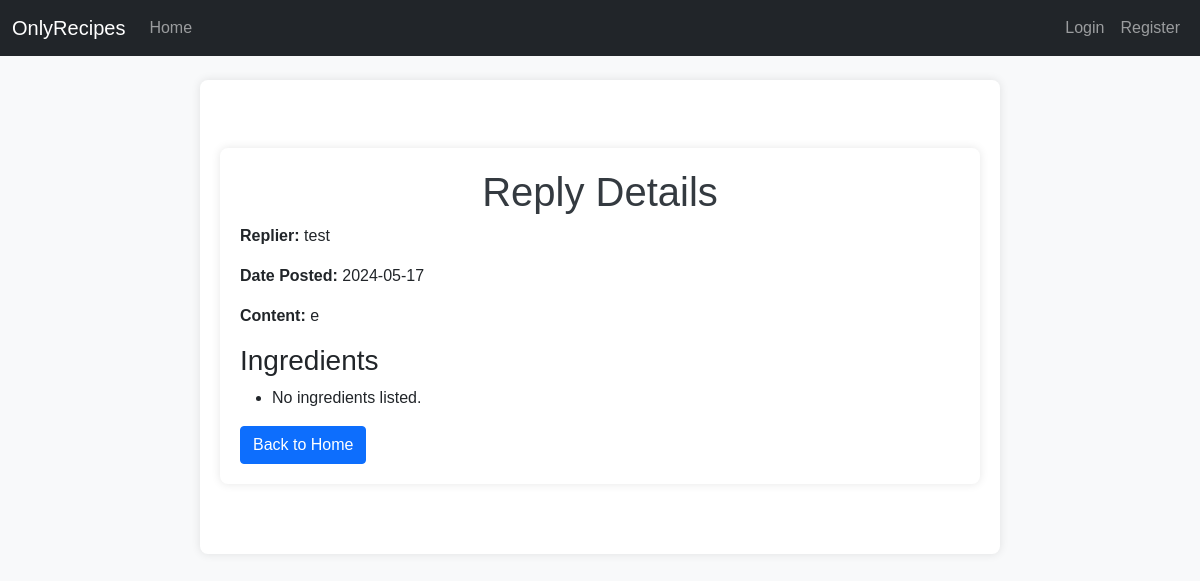
The page /view_reply/2 on the database its author committed.
### app/models.py (models this page shows, shortened)
class User(db.Model, UserMixin):
    id = db.Column(db.Integer, primary_key=True)
    username = db.Column(db.String(80), unique=True, nullable=False)
    email = db.Column(db.String(120), unique=True, nullable=False)
    password_hash = db.Column(db.String(128))
    recipe_requests = db.relationship('RecipeRequest', backref='author', lazy=True)
    replies = db.relationship('RecipeReply', backref='replier', lazy=True)
    recipes = db.relationship('Recipe', backref='author', lazy=True)

class RecipeReply(db.Model):
    id = db.Column(db.Integer, primary_key=True)
    content = db.Column(db.Text, nullable=False)
    created_at = db.Column(db.DateTime, default=datetime.utcnow)
    request_id = db.Column(db.Integer, db.ForeignKey('recipe_request.id'), nullable=False)
    user_id = db.Column(db.Integer, db.ForeignKey('user.id'), nullable=False)

### app/routes.py (the view)
@bp.route('/view_reply/<int:id>', methods=['GET'])
def view_reply(id):
    reply = RecipeReply.query.get_or_404(id)
    return render_template('view_reply.html', reply=reply)

### app/templates/view_reply.html
{% extends "base.html" %}
{% block content %}
<div class="container mt-5">
    <div class="row">
        <div class="col-md-12">
            <h1>Reply Details</h1>
            <p><strong>Replier:</strong> {{ reply.replier.username }}</p>
            <p><strong>Date Posted:</strong> {{ reply.created_at.strftime('%Y-%m-%d') }}</p>
            <p><strong>Content:</strong> {{ reply.content }}</p>
            <h3>Ingredients</h3>
            <ul>
                {% for ingredient in reply.ingredients %}
                    <li>{{ ingredient.name }}</li>
                {% else %}
                    <li>No ingredients listed.</li>
                {% endfor %}
            </ul>
            <a href="{{ url_for('main.index') }}" class="btn btn-primary">Back to Home</a>
        </div>
    </div>
</div>
{% endblock %}

### app/static/css/styles.css (style rules this page uses)
body { font-family: Arial, sans-serif; background-color: #f8f9fa; margin: 0; padding: 0; }
.container { max-width: 800px; margin: 50px auto; padding: 20px; background-color: #ffffff; border-radius: 8px; box-shadow: 0 0 10px rgba(0, 0, 0, 0.1); }
h1, h2 { text-align: center; color: #343a40; }

### rows shown on the page
User: replier.username "test"
RecipeReply: created_at "2024-05-17", content "e"
